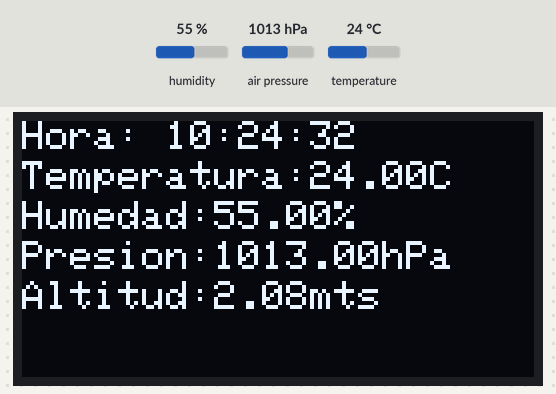
The program below on a simulated ESP32. Shown: 128×64 one-colour display. The inputs (shaded band) are chosen by the test bench; at power-on: humidity 55 %, air pressure 1013 hPa, temperature 24 °C. WiFi joins after 1.5 s; servers stay silent unless stated; the local clock reads 2024-03-15 10:24:30 at power-on unless the program sets it; no MQTT or app messages arrive unless stated; what the program prints to the serial monitor is not drawn.

Above: at 3.2 s.
3.3 s: humidity set to 22 %
At 5.5 s:
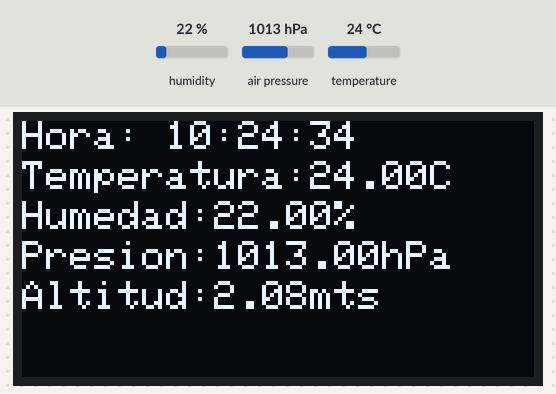
8.9 s: air pressure set to 952 hPa
At 10.8 s:
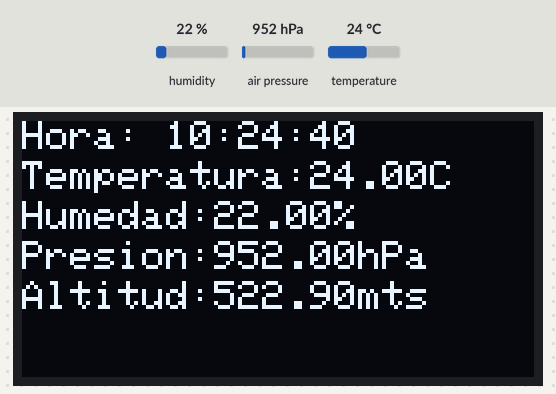
11.6 s: temperature set to 12 °C
At 13.4 s:
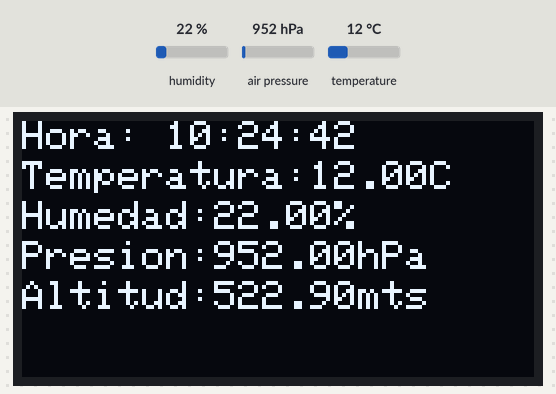
15.1 s: air pressure set to 975 hPa
At 16.1 s:
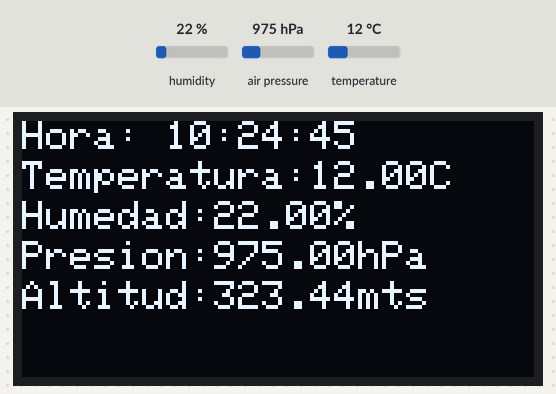
17.8 s: humidity set to 40 %
At 18.7 s:
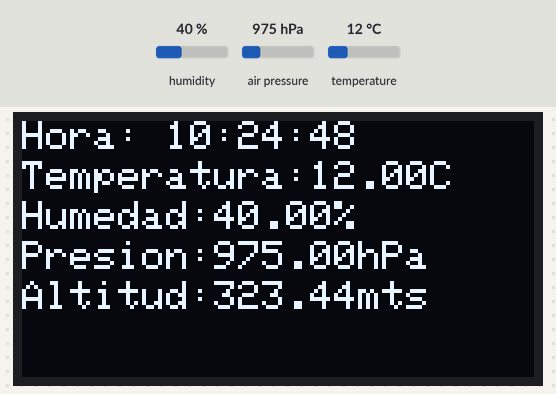
21.3 s: air pressure set to 1000 hPa
At 23.2 s:
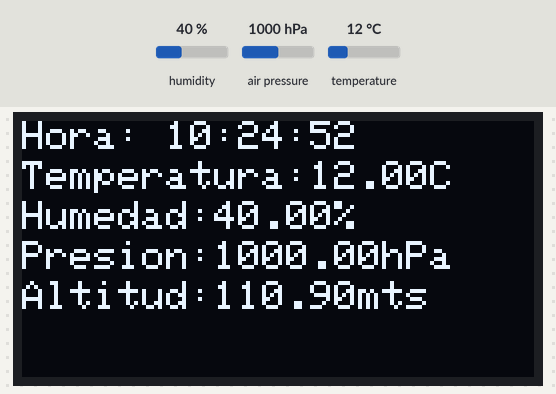
Timing chart, 0 to 24.7 s (numbered marks = the images above; inputs shaded):
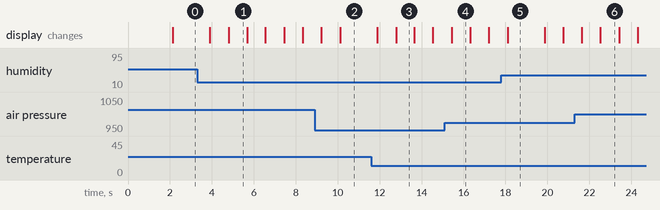

The program:

main.cpp
```cpp
#include <Arduino.h>
#include <SPI.h>
#include <Wire.h>
#include <WiFi.h>
#include <Adafruit_GFX.h>
#include <Adafruit_SSD1306.h>
#include <Adafruit_BMP085.h>
#include "time.h"
#include "DHT.h"
#include "PubSubClient.h"

// MQTT
const char* mqtt_server = "192.168.34.38";  // IP of the MQTT broker


//Topics MQTT
const char* humidity_topic = "data/station/humidity";
const char* temperature_topic = "data/station/temperature";
const char* presion_topic = "data/station/presiom";
const char* altitud_topic = "data/station/altitud";

const char* mqtt_username = "cbas"; // MQTT username
const char* mqtt_password = "1234"; // MQTT password

const char* clientID = "client_data"; // MQTT client ID


WiFiClient wifiClient;
PubSubClient client(mqtt_server, 1883, wifiClient);

//Pines
#define DHT11PIN 16
DHT dht(DHT11PIN, DHT11);

Adafruit_BMP085 bmp;;

//inicializacion de Pantalla
#define BRIGHTNESS  200
#define FRAMES_PER_SECOND 60
#define SCREEN_WIDTH 128
#define SCREEN_HEIGHT 64
#define OLED_RESET     -1
#define SCREEN_ADDRESS 0x3C
Adafruit_SSD1306 display(SCREEN_WIDTH, SCREEN_HEIGHT, &Wire, OLED_RESET);

//Inicializacion de red con clock
const char* ssid = "Redmi 9";
const char* password = "68031001";
const char* ntpServer = "co.pool.ntp.org";
const long gmtOffset_sec = 3600*-5;
const int daylightOffset_sec = 0;

//Conecta a MQTT segun la clave y usuario
void connect_MQTT(){

  if(client.connect(clientID, mqtt_username, mqtt_password)) {
    Serial.println("Connected to MQTT Broker!");
  }else {
    Serial.println("Connection to MQTT Broker failed...");
  }

}
//Imprime tiempo
void printLocalTime(){
  struct tm timeinfo;

  if(!getLocalTime(&timeinfo)){
    Serial.print("Error al obtener la hora");
    return;
  }
  display.print(&timeinfo, "Hora: %H:%M:%S");

}

void setup() {
  //Inicia serial y dht
  Serial.begin(115200);
  dht.begin();

  if (!bmp.begin())
  {
    Serial.println("BMP180 Sensor not found ! ! !");
    while (1)
    {

    }
  }

  if(!display.begin(SSD1306_SWITCHCAPVCC, SCREEN_ADDRESS)) {
    Serial.println(F("SSD1306 allocation failed"));
    for(;;); // Don't proceed, loop forever
  }
  Serial.println(F("SSD1306 ok"));

  WiFi.begin(ssid,password);
  Serial.println("Conectando a WiFi");

  while (WiFi.status() != WL_CONNECTED)
  {
    Serial.print(".");
    delay(1000);
  }
  Serial.println("WiFi connected");
  Serial.print("IP address: ");
  Serial.println(WiFi.localIP());

  configTime(gmtOffset_sec, daylightOffset_sec, ntpServer);
  printLocalTime();
}


void loop(){

  connect_MQTT();

  int humi = dht.readHumidity();
  float temp = dht.readTemperature();
  int pres=((bmp.readPressure()));
  float alt=bmp.readAltitude();

  //Crea string para envio
  String hs="Humedad:"+String((float)humi)+"% ";
  String ts="Temperatura:"+String((float)temp)+"C ";
  String pr="Presion:"+String((float)(pres)/100)+"hPa ";
  String at="Altitud:"+String((float)(alt))+"mts ";


  //MQTT

  //Envio Temperatura
  if (client.publish(temperature_topic, ts.c_str())) {
    Serial.println("Temperature sent!");
  }else {
    Serial.println("Temperature failed to send. Reconnecting to MQTT Broker and trying again");
    client.connect(clientID, mqtt_username, mqtt_password);
    delay(10); // This delay ensures that client.publish doesn't clash with the client.connect call
    client.publish(temperature_topic, ts.c_str());
  }

  //Envio Humedad
  if (client.publish(humidity_topic, hs.c_str())) {
    Serial.println("Humidity sent!");
  }else {
    Serial.println("Humidity failed to send. Reconnecting to MQTT Broker and trying again");
    client.connect(clientID, mqtt_username, mqtt_password);
    delay(10); // This delay ensures that client.publish doesn't clash with the client.connect call
    client.publish(humidity_topic, hs.c_str());
  }

  //Envio presion
  if (client.publish(presion_topic, pr.c_str())) {
    Serial.println("Presion sent!");
  }else {
    Serial.println("Presion failed to send. Reconnecting to MQTT Broker and trying again");
    client.connect(clientID, mqtt_username, mqtt_password);
    delay(10); // This delay ensures that client.publish doesn't clash with the client.connect call
    client.publish(presion_topic,pr.c_str());
  }

  //Envio altitud
  if (client.publish(altitud_topic, at.c_str())) {
    Serial.println("Presion sent!");
  }else {
    Serial.println("Altitud failed to send. Reconnecting to MQTT Broker and trying again");
    client.connect(clientID, mqtt_username, mqtt_password);
    delay(10); // This delay ensures that client.publish doesn't clash with the client.connect call
    client.publish(altitud_topic, at.c_str());
  }

  client.disconnect(); //FIN MQTT


  display.clearDisplay();
  display.setCursor(0,0);
  display.setTextSize(1);
  display.setTextColor(SSD1306_WHITE);
  printLocalTime();


  display.setCursor(0,10);
  display.setTextSize(1);
  display.setTextColor(SSD1306_WHITE);
  display.print(ts);


  display.setCursor(0,20);
  display.setTextSize(1);
  display.setTextColor(SSD1306_WHITE);
  display.print(hs);


  display.setCursor(0,30);
  display.setTextSize(1);
  display.setTextColor(SSD1306_WHITE);
  display.print(pr);


  display.setCursor(0,40);
  display.setTextSize(1);
  display.setTextColor(SSD1306_WHITE);
  display.print(at);


  display.display();
  delay(800);

}
```

Measured:
- what the display in image 1 shows lasts 0.9 s, from 4.8 s to 5.7 s
